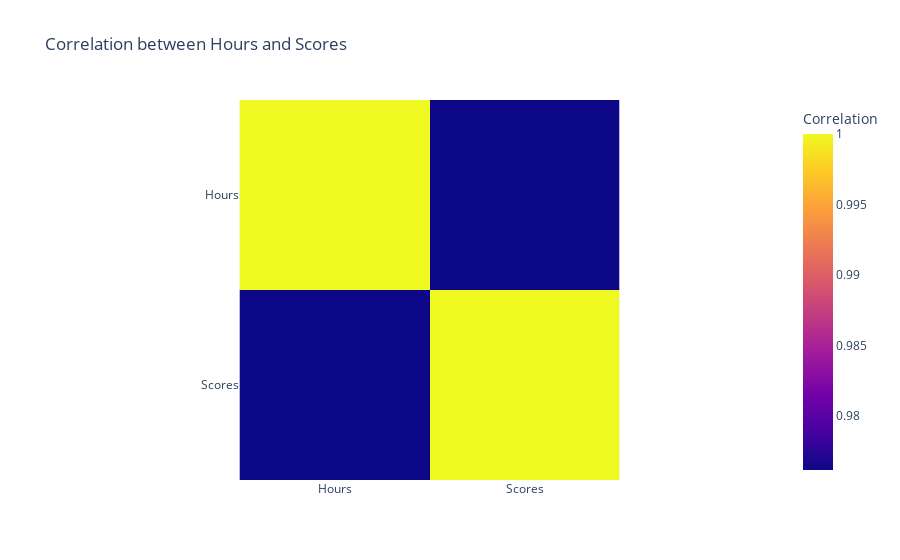

Notebook code for this chart:
### Code cell
#Correlation between Hours and Scores to find the strength of the relation
px.imshow(data.corr(),labels=dict(color='Correlation'),
          title='Correlation between Hours and Scores')

### Figure 1 — Plotly figure (JSON) as saved in the notebook; plotly's stock layout.template omitted (floating-point values rounded to 4 significant figures)
{"data": [{"coloraxis": "coloraxis", "hovertemplate": "x: %{x}<br>y: %{y}<br>Correlation: %{z}<extra></extra>", "type": "heatmap", "x": ["Hours", "Scores"], "y": ["Hours", "Scores"], "z": [[1, 0.9762], [0.9762, 1]]}], "layout": {"coloraxis": {"colorbar": {"title": {"text": "Correlation"}}, "colorscale": [[0, "#0d0887"], [0.1111, "#46039f"], [0.2222, "#7201a8"], [0.3333, "#9c179e"], [0.4444, "#bd3786"], [0.5556, "#d8576b"], [0.6667, "#ed7953"], [0.7778, "#fb9f3a"], [0.8889, "#fdca26"], [1, "#f0f921"]]}, "title": {"text": "Correlation between Hours and Scores"}, "xaxis": {"constrain": "domain", "scaleanchor": "y"}, "yaxis": {"autorange": "reversed", "constrain": "domain"}}}
